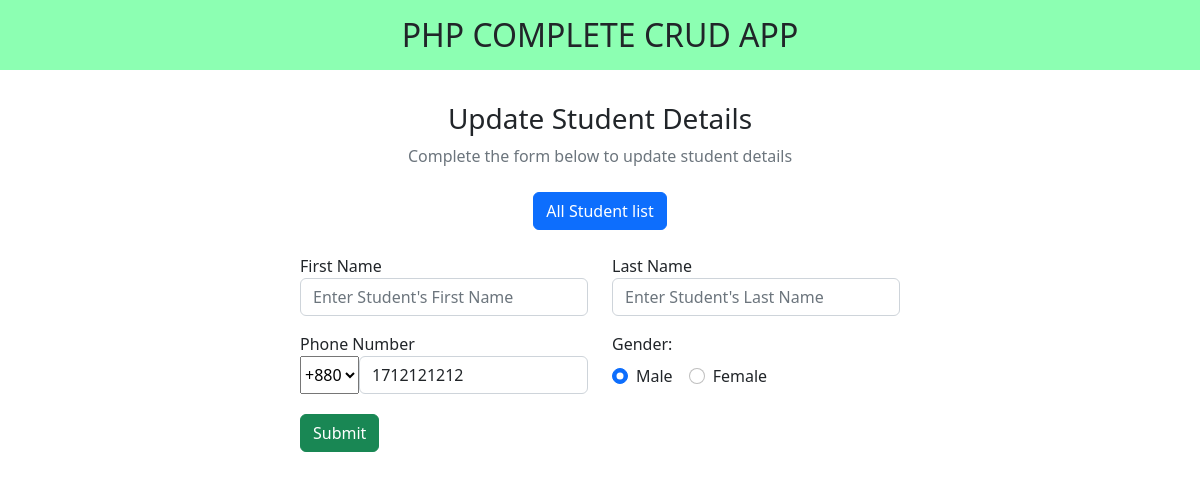
The page /hw/abdullahcrudapp-main/update.php?id=1 on the database its author committed.
### tables this page shows
CREATE TABLE `students` (
  `id` int(11) NOT NULL,
  `name` char(255) NOT NULL,
  `gender` char(10) NOT NULL DEFAULT 'Male',
  `phone` int(20) NOT NULL,
  `city` char(100) NOT NULL DEFAULT 'Dhaka',
  `dtls` longtext NOT NULL,
  `created_at` timestamp NOT NULL DEFAULT current_timestamp()
);

### hw/abdullahcrudapp-main/update.php (the view, shortened to what this page needs)
<?php include_once("header.php");
$conn = mysqli_connect("localhost", "root", "", "students");
if ($conn) {
    $id = $_GET['id'];
    if (!isset($id)) {
        header("loaction: header.php");
    } else {
        $select_query = "SELECT * from `students` WHERE `id` = $id";
        $select = $conn->query($select_query);
        $data = $select->fetch_assoc();
    }
}
?>
<h2 class="text-uppercase text-center py-3" style="background: #00ff5573">php complete crud app</h1>
    <div class="container d-flex flex-column align-items-center justify-content-center">
        <h3 class="mt-4">Update Student Details</h3>
        <span class=" text-secondary">Complete the form below to update student details</span>
        <a href="./index.php" class="my-4"><button class="btn btn-primary">All Student list</button></a>
        <form method="post" style="width : 50vw; min-width: 300px">
            <div class="row">
                <div class="col">
                    <div class="form-group mb-3 has-validation">
                        <label for="first">First Name</label>
                        <input type="text" class="form-control <?= isset($errmsgf) ? 'is-invalid' : null ?>" id="first" aria-describedby="emailHelp" name="first" placeholder="Enter Student's First Name" autocomplete="off" value="<?=$data['first']?>">
                    </div>
                </div>
                <div class="col">
                    <div class="form-group mb-3">
                        <label for="last">Last Name</label>
                        <input type="text" class="form-control  <?= isset($errmsgl) ? 'is-invalid' : null ?>" id="last" aria-describedby="emailHelp" name="last" placeholder="Enter Student's Last Name" autocomplete="off" value="<?=$data['last']?>">
                    </div>
                </div>
            </div>
            <div class="row">
                <div class="col">
                    <div class="form-group mb-3">
                        <label for="phone">Phone Number</label>
                        <div class="d-flex">
                            <select>
                                <option selected>+880</option>
                            </select>
                            <input type="number" class="form-control <?= isset($errmsgp) ? 'is-invalid' : null ?>" id="phone" aria-describedby="emailHelp" name="phone" placeholder="Enter Student's Phone Number" autocomplete="off" value="<?=$data['phone']?>">
                        </div>
                    </div>
                </div>
                <div class="col">
                    <div class="mb-4">
                        <label for="" class="me-4 mb-2">Gender:</label>
                        <div class="d-flex">
                            <div class="form-check me-3">
                                <input class="form-check-input" type="radio" name="gender" id="flexRadioDefault1" value="Male" <?= (!isset($_POST['gender']) && $data['gender'] == 'Male') ? 'checked' : null?>>
                                <label class="form-check-label" for="flexRadioDefault1">
                                    Male
                                </label>
                            </div>
                            <div class="form-check">
                                <input class="form-check-input" type="radio" name="gender" id="flexRadioDefault2" value="Female" <?= (!isset($_POST['gender']) && $data['gender'] == 'Female') ? 'checked' : null?>>
                                <label class="form-check-label" for="flexRadioDefault2">
                                    Female
                                </label>
                            </div>
                        </div>
                    </div>
                </div>
            </div>
            <button type="submit" class="btn btn-success" name="sub1">Submit</button>
        </form>
    </div>
    <?php
    include_once("footer.php") ?>

### hw/abdullahcrudapp-main/css/style.css (style rules this page uses)
*, *::before, *::after { box-sizing: border-box; }
a { text-decoration: none; }

### rows shown on the page
students: phone "1712121212", gender "☑ Male", gender "☐ Female"
